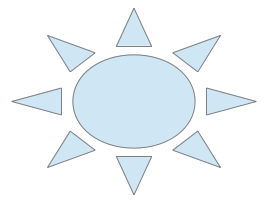
#> input picture mitad1/tareas/v2/sol.png, 270 x 201 px
$ python dibujarCirculos.py
#> lines starting #> are read from the running program, lines starting #| are printed output that depends on the picture
'''
import Image, ImageDraw

im = Image.open("sol.png")

draw = ImageDraw.Draw(im)
draw.ellipse((60, 60, 40, 40), fill=128)
del draw

im.save('output.png')
im.show()
'''
from PIL import Image, ImageDraw

im = Image.open("sol.png")
#> im is the input picture: PIL image 270x201 RGB; mean R, G, B 239.6, 245.7, 249.3

x, y =  im.size
#> x = 270; y = 201
eX, eY = 30, 60 #Size of Bounding Box for ellipse

bbox =  (x/2 - eX/2, y/2 - eY/2, x/2 + eX/2, y/2 + eY/2)
#> bbox = (120, 70.5, 150, 130.5)
draw = ImageDraw.Draw(im)
draw.ellipse((10, 10, 40, 40), fill=128)
del draw

im.save("output.png")
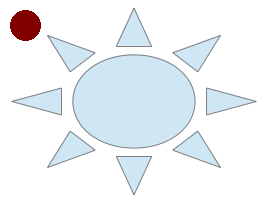
#> saved as output.png: PIL image 270x201 RGB; mean R, G, B 237.8, 242.2, 245.8
im.show()
